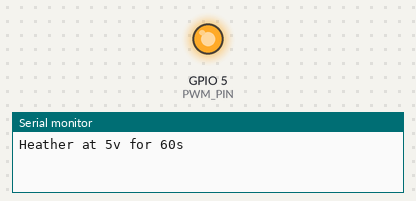
Recording of a sketch running on a simulated ESP32. On the bench: output pins drawn as LEDs (lit = HIGH), the last lines printed to the serial monitor.

Above: at 0.1 s.
At 60.1 s:
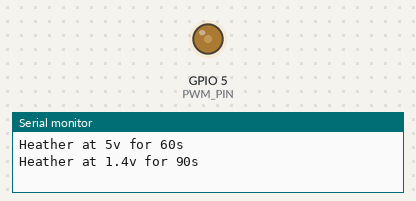
Timing chart, 0 to 121.6 s (numbered marks = the images above):
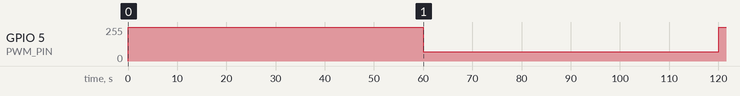

Measured:
- by itself, GPIO 5 (PWM_PIN): 0/255 → 255/255 at 0.00 s, → 71/255 60.0 s later, → 255/255 60.1 s later

The sketch:

main.ino
```cpp
#include <math.h>

#define LEDC_CHANNEL_0 0
#define PWM_PIN 5
#define SENSOR_PIN 32 // ADC CH 4 - 12 bits
#define ADC_RESOLUTION 4095.0
#define VOLTAGE 5.0
#define R0 0.06

const float K = VOLTAGE / 5.0; // 5.66 was read from the multimeter
const int HIGH_VOLT = K * 255;
const int LOW_VOLT = K * 255 * (1.4 / VOLTAGE);

float RS_gas = 0;
float ratio = 0;
float sensorValue = 0;

void pwm_write(int duty)
{
    ledcWrite(LEDC_CHANNEL_0, duty);
}

void setup()
{
    Serial.begin(115200);
    ledcSetup(LEDC_CHANNEL_0, 490, 8);
    ledcAttachPin(PWM_PIN, LEDC_CHANNEL_0);
}

void loop()
{

    //Heather 5v 60 s
    Serial.println("Heather at 5v for 60s");
    pwm_write(HIGH_VOLT);
    delay(60000);

    //Heather 1.4 V 90 s
    Serial.println("Heather at 1.4v for 90s");
    pwm_write(LOW_VOLT);
    delay(60000);

    delay (50);
    Serial.print("Read: ");
    Serial.print(analogRead(SENSOR_PIN));
    Serial.println();
}
```
